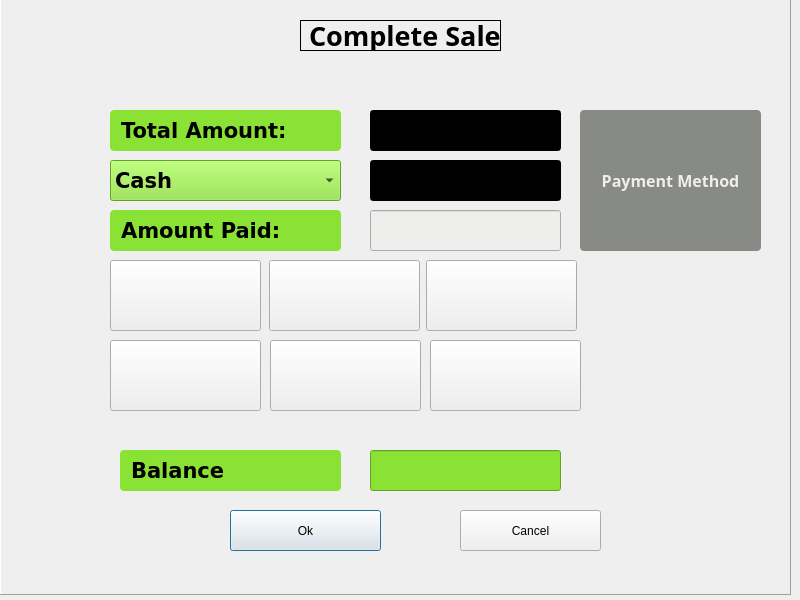
<?xml version="1.0" encoding="UTF-8"?>
<ui version="4.0">
 <class>CompletePaymentWindow</class>
 <widget class="QDialog" name="CompletePaymentWindow">
  <property name="geometry">
   <rect>
    <x>0</x>
    <y>0</y>
    <width>800</width>
    <height>600</height>
   </rect>
  </property>
  <property name="windowTitle">
   <string>Dialog</string>
  </property>
  <property name="styleSheet">
   <string notr="true"/>
  </property>
  <widget class="QLabel" name="label_2">
   <property name="geometry">
    <rect>
     <x>300</x>
     <y>20</y>
     <width>201</width>
     <height>31</height>
    </rect>
   </property>
   <property name="font">
    <font>
     <family>Umpush</family>
     <pointsize>20</pointsize>
     <weight>75</weight>
     <bold>true</bold>
    </font>
   </property>
   <property name="frameShape">
    <enum>QFrame::Box</enum>
   </property>
   <property name="text">
    <string>Complete Sale</string>
   </property>
  </widget>
  <widget class="QLabel" name="label_3">
   <property name="geometry">
    <rect>
     <x>110</x>
     <y>110</y>
     <width>231</width>
     <height>41</height>
    </rect>
   </property>
   <property name="font">
    <font>
     <family>DejaVu Sans</family>
     <pointsize>16</pointsize>
     <weight>75</weight>
     <bold>true</bold>
    </font>
   </property>
   <property name="styleSheet">
    <string notr="true">background-color: rgb(138, 226, 52);
border-radius:4px;
padding:4px;</string>
   </property>
   <property name="frameShape">
    <enum>QFrame::Panel</enum>
   </property>
   <property name="frameShadow">
    <enum>QFrame::Raised</enum>
   </property>
   <property name="text">
    <string>Total Amount:</string>
   </property>
  </widget>
  <widget class="QLineEdit" name="le_amountTotal">
   <property name="geometry">
    <rect>
     <x>370</x>
     <y>110</y>
     <width>191</width>
     <height>41</height>
    </rect>
   </property>
   <property name="font">
    <font>
     <family>DejaVu Sans</family>
     <pointsize>16</pointsize>
     <weight>75</weight>
     <bold>true</bold>
    </font>
   </property>
   <property name="styleSheet">
    <string notr="true">background-color: rgb(0, 0, 0);
color: rgb(78, 154, 6);
</string>
   </property>
   <property name="readOnly">
    <bool>true</bool>
   </property>
  </widget>
  <widget class="QComboBox" name="cb_paymentMethod">
   <property name="geometry">
    <rect>
     <x>110</x>
     <y>160</y>
     <width>231</width>
     <height>41</height>
    </rect>
   </property>
   <property name="font">
    <font>
     <family>DejaVu Sans</family>
     <pointsize>16</pointsize>
     <weight>75</weight>
     <bold>true</bold>
    </font>
   </property>
   <property name="styleSheet">
    <string notr="true">background-color: rgb(138, 226, 52);</string>
   </property>
   <item>
    <property name="text">
     <string>Cash</string>
    </property>
   </item>
   <item>
    <property name="text">
     <string>Credit</string>
    </property>
   </item>
   <item>
    <property name="text">
     <string>Cash+Credit</string>
    </property>
   </item>
   <item>
    <property name="text">
     <string>Cash+Rewards</string>
    </property>
   </item>
   <item>
    <property name="text">
     <string>Rewards</string>
    </property>
   </item>
  </widget>
  <widget class="QLineEdit" name="le_paymentMethod">
   <property name="geometry">
    <rect>
     <x>370</x>
     <y>160</y>
     <width>191</width>
     <height>41</height>
    </rect>
   </property>
   <property name="font">
    <font>
     <family>DejaVu Sans</family>
     <pointsize>16</pointsize>
     <weight>75</weight>
     <bold>true</bold>
    </font>
   </property>
   <property name="styleSheet">
    <string notr="true">background-color: rgb(0, 0, 0);
color: rgb(78, 154, 6);
</string>
   </property>
   <property name="readOnly">
    <bool>true</bool>
   </property>
  </widget>
  <widget class="QLabel" name="label_4">
   <property name="geometry">
    <rect>
     <x>110</x>
     <y>210</y>
     <width>231</width>
     <height>41</height>
    </rect>
   </property>
   <property name="font">
    <font>
     <family>DejaVu Sans</family>
     <pointsize>16</pointsize>
     <weight>75</weight>
     <bold>true</bold>
    </font>
   </property>
   <property name="styleSheet">
    <string notr="true">background-color: rgb(138, 226, 52);
border-radius:4px;
padding:4px;</string>
   </property>
   <property name="frameShape">
    <enum>QFrame::Panel</enum>
   </property>
   <property name="frameShadow">
    <enum>QFrame::Raised</enum>
   </property>
   <property name="text">
    <string>Amount Paid:</string>
   </property>
  </widget>
  <widget class="QLineEdit" name="le_amountPaid">
   <property name="geometry">
    <rect>
     <x>370</x>
     <y>210</y>
     <width>191</width>
     <height>41</height>
    </rect>
   </property>
   <property name="font">
    <font>
     <family>DejaVu Sans</family>
     <pointsize>16</pointsize>
     <weight>75</weight>
     <bold>true</bold>
    </font>
   </property>
   <property name="styleSheet">
    <string notr="true">color: rgb(238, 238, 236);
background-color: rgb(238, 238, 236);
color: rgb(0, 0, 0);</string>
   </property>
  </widget>
  <widget class="QLabel" name="label_5">
   <property name="geometry">
    <rect>
     <x>120</x>
     <y>450</y>
     <width>221</width>
     <height>41</height>
    </rect>
   </property>
   <property name="font">
    <font>
     <family>DejaVu Sans</family>
     <pointsize>16</pointsize>
     <weight>75</weight>
     <bold>true</bold>
    </font>
   </property>
   <property name="styleSheet">
    <string notr="true">background-color: rgb(138, 226, 52);
border-radius:4px;
padding:4px;</string>
   </property>
   <property name="frameShape">
    <enum>QFrame::Panel</enum>
   </property>
   <property name="frameShadow">
    <enum>QFrame::Raised</enum>
   </property>
   <property name="text">
    <string>Balance</string>
   </property>
  </widget>
  <widget class="QLineEdit" name="le_balanceOwed">
   <property name="geometry">
    <rect>
     <x>370</x>
     <y>450</y>
     <width>191</width>
     <height>41</height>
    </rect>
   </property>
   <property name="font">
    <font>
     <family>DejaVu Sans</family>
     <pointsize>16</pointsize>
     <weight>75</weight>
     <bold>true</bold>
    </font>
   </property>
   <property name="styleSheet">
    <string notr="true">background-color: rgb(138, 226, 52);
color: rgb(0, 0, 0);</string>
   </property>
   <property name="readOnly">
    <bool>true</bool>
   </property>
  </widget>
  <widget class="QPushButton" name="btnCompleteSale">
   <property name="geometry">
    <rect>
     <x>230</x>
     <y>510</y>
     <width>151</width>
     <height>41</height>
    </rect>
   </property>
   <property name="text">
    <string>Ok</string>
   </property>
   <property name="icon">
    <iconset resource="resources.qrc">
     <normaloff>:/resources/new_icons_2/icons8-ok-96.png</normaloff>:/resources/new_icons_2/icons8-ok-96.png</iconset>
   </property>
   <property name="iconSize">
    <size>
     <width>32</width>
     <height>32</height>
    </size>
   </property>
  </widget>
  <widget class="QPushButton" name="btnCancelSale">
   <property name="geometry">
    <rect>
     <x>460</x>
     <y>510</y>
     <width>141</width>
     <height>41</height>
    </rect>
   </property>
   <property name="text">
    <string>Cancel</string>
   </property>
   <property name="icon">
    <iconset resource="resources.qrc">
     <normaloff>:/resources/new_icons_2/icons8-delete-100.png</normaloff>:/resources/new_icons_2/icons8-delete-100.png</iconset>
   </property>
   <property name="iconSize">
    <size>
     <width>32</width>
     <height>32</height>
    </size>
   </property>
  </widget>
  <widget class="QLabel" name="labelFrame">
   <property name="geometry">
    <rect>
     <x>0</x>
     <y>-6</y>
     <width>791</width>
     <height>601</height>
    </rect>
   </property>
   <property name="styleSheet">
    <string notr="true">border-image: url(:/resources/background/users_1.jpg);</string>
   </property>
   <property name="frameShape">
    <enum>QFrame::Panel</enum>
   </property>
   <property name="frameShadow">
    <enum>QFrame::Raised</enum>
   </property>
   <property name="text">
    <string/>
   </property>
  </widget>
  <widget class="QLabel" name="lbl_paymentMethod">
   <property name="geometry">
    <rect>
     <x>580</x>
     <y>110</y>
     <width>181</width>
     <height>141</height>
    </rect>
   </property>
   <property name="font">
    <font>
     <family>Umpush</family>
     <pointsize>12</pointsize>
     <weight>75</weight>
     <bold>true</bold>
    </font>
   </property>
   <property name="styleSheet">
    <string notr="true">background-color: rgb(136, 138, 133);
color: rgb(238, 238, 236);
border-radius:4px;
padding:4px;</string>
   </property>
   <property name="frameShape">
    <enum>QFrame::Panel</enum>
   </property>
   <property name="frameShadow">
    <enum>QFrame::Raised</enum>
   </property>
   <property name="text">
    <string>Payment Method</string>
   </property>
   <property name="alignment">
    <set>Qt::AlignCenter</set>
   </property>
  </widget>
  <widget class="QPushButton" name="btn_oneHundred">
   <property name="geometry">
    <rect>
     <x>269</x>
     <y>260</y>
     <width>151</width>
     <height>71</height>
    </rect>
   </property>
   <property name="styleSheet">
    <string notr="true">border-image: url(:/resources/new_icons_2/100-kashas-2019-avers.png);</string>
   </property>
   <property name="text">
    <string/>
   </property>
  </widget>
  <widget class="QPushButton" name="btn_twoHundred">
   <property name="geometry">
    <rect>
     <x>426</x>
     <y>260</y>
     <width>151</width>
     <height>71</height>
    </rect>
   </property>
   <property name="styleSheet">
    <string notr="true">border-image: url(:/resources/new_icons_2/download (1).jpeg);</string>
   </property>
   <property name="text">
    <string/>
   </property>
  </widget>
  <widget class="QPushButton" name="btn_oneThousand">
   <property name="geometry">
    <rect>
     <x>270</x>
     <y>340</y>
     <width>151</width>
     <height>71</height>
    </rect>
   </property>
   <property name="styleSheet">
    <string notr="true">border-image: url(:/resources/new_icons_2/kenya-money.jpg);</string>
   </property>
   <property name="text">
    <string/>
   </property>
  </widget>
  <widget class="QPushButton" name="btn_fifty">
   <property name="geometry">
    <rect>
     <x>110</x>
     <y>260</y>
     <width>151</width>
     <height>71</height>
    </rect>
   </property>
   <property name="styleSheet">
    <string notr="true">border-image: url(:/resources/new_icons_2/download.jpeg);</string>
   </property>
   <property name="text">
    <string/>
   </property>
  </widget>
  <widget class="QPushButton" name="btn_fiveHundred">
   <property name="geometry">
    <rect>
     <x>110</x>
     <y>340</y>
     <width>151</width>
     <height>71</height>
    </rect>
   </property>
   <property name="styleSheet">
    <string notr="true">border-image: url(:/resources/new_icons_2/download (2).jpeg);</string>
   </property>
   <property name="text">
    <string/>
   </property>
  </widget>
  <widget class="QPushButton" name="btn_credit">
   <property name="geometry">
    <rect>
     <x>430</x>
     <y>340</y>
     <width>151</width>
     <height>71</height>
    </rect>
   </property>
   <property name="styleSheet">
    <string notr="true">border-image: url(:/resources/new_icons_2/credit.png);</string>
   </property>
   <property name="text">
    <string/>
   </property>
  </widget>
  <zorder>labelFrame</zorder>
  <zorder>label_2</zorder>
  <zorder>label_3</zorder>
  <zorder>le_amountTotal</zorder>
  <zorder>cb_paymentMethod</zorder>
  <zorder>le_paymentMethod</zorder>
  <zorder>label_4</zorder>
  <zorder>le_amountPaid</zorder>
  <zorder>label_5</zorder>
  <zorder>le_balanceOwed</zorder>
  <zorder>btnCompleteSale</zorder>
  <zorder>btnCancelSale</zorder>
  <zorder>lbl_paymentMethod</zorder>
  <zorder>btn_oneHundred</zorder>
  <zorder>btn_twoHundred</zorder>
  <zorder>btn_oneThousand</zorder>
  <zorder>btn_fifty</zorder>
  <zorder>btn_fiveHundred</zorder>
  <zorder>btn_credit</zorder>
 </widget>
 <resources>
  <include location="resources.qrc"/>
 </resources>
 <connections/>
</ui>
